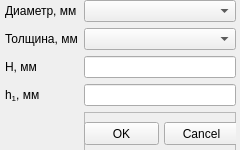
<?xml version="1.0" encoding="UTF-8"?>
<ui version="4.0">
 <class>GostEl</class>
 <widget class="QWidget" name="GostEl">
  <property name="windowModality">
   <enum>Qt::ApplicationModal</enum>
  </property>
  <property name="geometry">
   <rect>
    <x>0</x>
    <y>0</y>
    <width>240</width>
    <height>150</height>
   </rect>
  </property>
  <property name="minimumSize">
   <size>
    <width>240</width>
    <height>150</height>
   </size>
  </property>
  <property name="maximumSize">
   <size>
    <width>240</width>
    <height>150</height>
   </size>
  </property>
  <property name="windowTitle">
   <string>Размеры по ГОСТ H=0,25D</string>
  </property>
  <widget class="QWidget" name="gridLayoutWidget">
   <property name="geometry">
    <rect>
     <x>0</x>
     <y>0</y>
     <width>241</width>
     <height>301</height>
    </rect>
   </property>
   <layout class="QGridLayout" name="gridLayout">
    <property name="leftMargin">
     <number>5</number>
    </property>
    <property name="rightMargin">
     <number>5</number>
    </property>
    <item row="2" column="0">
     <widget class="QLabel" name="label_3">
      <property name="text">
       <string>H, мм</string>
      </property>
     </widget>
    </item>
    <item row="1" column="1">
     <widget class="QComboBox" name="sgostel_cb"/>
    </item>
    <item row="0" column="1">
     <widget class="QComboBox" name="diagostel_cb"/>
    </item>
    <item row="2" column="1">
     <widget class="QLineEdit" name="Hgostel_le"/>
    </item>
    <item row="1" column="0">
     <widget class="QLabel" name="label_2">
      <property name="text">
       <string>Толщина, мм</string>
      </property>
     </widget>
    </item>
    <item row="0" column="0">
     <widget class="QLabel" name="label">
      <property name="text">
       <string>Диаметр, мм</string>
      </property>
     </widget>
    </item>
    <item row="4" column="1">
     <widget class="QFrame" name="frame">
      <property name="frameShape">
       <enum>QFrame::StyledPanel</enum>
      </property>
      <property name="frameShadow">
       <enum>QFrame::Raised</enum>
      </property>
      <widget class="QPushButton" name="pbGostElOK">
       <property name="geometry">
        <rect>
         <x>0</x>
         <y>10</y>
         <width>75</width>
         <height>23</height>
        </rect>
       </property>
       <property name="text">
        <string>OK</string>
       </property>
      </widget>
      <widget class="QPushButton" name="pbGostElCancel">
       <property name="geometry">
        <rect>
         <x>80</x>
         <y>10</y>
         <width>75</width>
         <height>23</height>
        </rect>
       </property>
       <property name="text">
        <string>Cancel</string>
       </property>
      </widget>
     </widget>
    </item>
    <item row="3" column="0">
     <widget class="QLabel" name="label_4">
      <property name="text">
       <string>&lt;html&gt;&lt;head/&gt;&lt;body&gt;&lt;p&gt;h&lt;span style=&quot; vertical-align:sub;&quot;&gt;1&lt;/span&gt;, мм&lt;/p&gt;&lt;/body&gt;&lt;/html&gt;</string>
      </property>
     </widget>
    </item>
    <item row="3" column="1">
     <widget class="QLineEdit" name="h1gostel_le"/>
    </item>
   </layout>
  </widget>
 </widget>
 <resources/>
 <connections/>
</ui>
